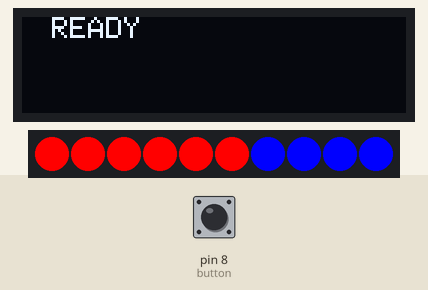
Recording of a sketch running on a simulated Arduino Uno, built with avr-gcc and run on an emulated ATmega328P. Parts: 128×32 one-colour display, 10 RGB LEDs in strip order, left to right. The inputs (shaded band) are chosen by the test bench; at power-on: pin 8 (button) LOW. The display library's start-up logo is not drawn; no radio packets arrive unless stated.

Above: at 2.6 s.
At 4.7 s:
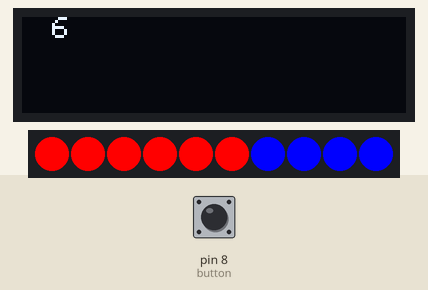
4.8 s: pin 8 (button) pulled HIGH for 0.6 s
At 5.4 s:
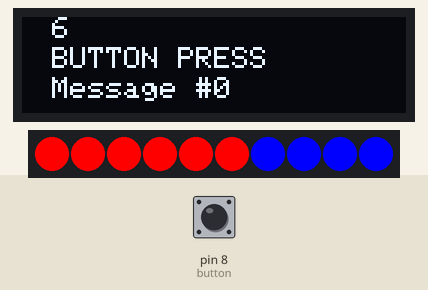
7.2 s: pin 8 (button) pulled HIGH for 1 s
At 7.8 s:
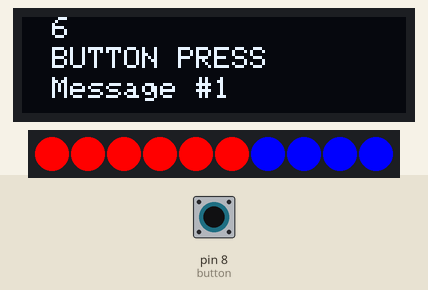
Timing chart, 0 to 10.2 s (numbered marks = the images above; inputs shaded):
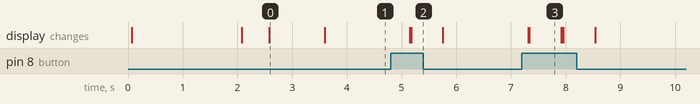

The sketch:

CutDown_Launcher.ino
```cpp
// Cut-Down Control Code for Launcher System
// Sends a signal upon button press, waits to receive signal and activates UI upon response
// UI includes LED strip, speaker, user interface

// Does NOT yet integrate hit-detection; any signal will be interpereted as a hit


  // IMPORTS  ---------------------------------------------------------------------------------------------------
#include <SPI.h>                  // Radio and Screen
#include <RH_RF95.h>              // Radio
#include <Wire.h>                 // Screen
#include <Adafruit_GFX.h>         // Screen
#include <Adafruit_SSD1306.h>     // Screen
#include <FastLED.h>              // LED Strip
#include <stdio.h>
#include <stdlib.h>

  // RADIO MACROS -----------------------------------------------------------------------------------------------
// TX Freq, must match RX's Freq!
#define RF95_FREQ 915.0

// Matches Adafruit wiring diagram
#define RFM95_RST     2
#define RFM95_CS      4
#define RFM95_INT     3

// Instance of the radio driver
RH_RF95 rf95(RFM95_CS, RFM95_INT);

// Keeps track of the number of packets we've sent
int16_t packetnum = 0;

  // SCREEN MACROS ----------------------------------------------------------------------------------------------
// Screen size
#define SCREEN_WIDTH 128 // OLED display width, in pixels
#define SCREEN_HEIGHT 32 // OLED display height, in pixels

// Misc screen macros
#define OLED_RESET     4      // Reset pin # (or -1 if sharing Arduino reset pin)
#define SCREEN_ADDRESS 0x3C   // See datasheet for Address; 0x3D for 128x64, 0x3C for 128x32

// Instance of screen driver
Adafruit_SSD1306 display(SCREEN_WIDTH, SCREEN_HEIGHT, &Wire, OLED_RESET);

// For display
boolean on;
int count;
int prevTime;
String inString;
String outputMsg;

  // UI MACROS --------------------------------------------------------------------------------------------------
#define LED_PIN     7         //led strip using GPIO 7 - pd7
#define SPEAKER     6         // Pin number of the speaker
const int button = 8;         // Pin number of the trigger button

#define NUM_LEDS    10        // Number of LEDs in string
#define BEATTIME 1000         // Length of the generated tone (msec)

// For LED strip
int sensorRealValue;          //resembles the timing from the potentiometer
int temp;                     //used in the loop() in order to restart the counting process

// LED
CRGB leds[NUM_LEDS];
int LEDColor;


  // Setup  -------------------------------------------------------------------------------------------------------
void setup()
{
  /*
  // Serial setup ------------------------------------------------------
  Serial.begin(115200);     // Start serial connection
  while (!Serial)           // Wait for serial response
  {
    delay(1);
  }
  delay(100);
  */

  // Radio setup -------------------------------------------------------
  // Set up reset pin
  pinMode(RFM95_RST, OUTPUT);
  digitalWrite(RFM95_RST, HIGH);

//  Serial.println("--Module Initialized--");

  // Manual reset
  digitalWrite(RFM95_RST, LOW);
  delay(10);
  digitalWrite(RFM95_RST, HIGH);
  delay(10);

  // Make sure module initialized successfully
  while (!rf95.init())
  {
//    Serial.println("LoRa radio init failed");
    while (1);
  }
//  Serial.println("LoRa radio init OK!");

  // Make sure frequency is set properly - Defaults after init are 434.0MHz, modulation GFSK_Rb250Fd250, +13dbM
  if (!rf95.setFrequency(RF95_FREQ))
  {
//    Serial.println("setFrequency failed");
    while (1);
  }
//  Serial.print("Set Freq to: "); Serial.println(RF95_FREQ);

  // Set TX power
  rf95.setTxPower(23, false);   // Set to 23 dBm (default is 13 dBm)


  // Screen setup -------------------------------------------------------
  // Make sure screen driver is properly intialized
  if(!display.begin(SSD1306_SWITCHCAPVCC, SCREEN_ADDRESS))
  {
//    Serial.println("Screen setup failed");
    while (1);
  }

  // Show initial display buffer contents on the screen -- the library initializes this with an Adafruit splash screen.
  display.display();                      // Show the splash screen
  delay(2000);                            // Pause for 2 seconds

  // Clear the screen buffer
  display.clearDisplay();

  // Set text properties
  display.setTextSize(1);                 // Normal 1:1 pixel scale
  display.setTextColor(SSD1306_WHITE);    // Draw white text

  // Define screen vars
  on = false;
  count = 0;
  inString = "";
  outputMsg = "";

  // Screen prepped
  display.setCursor(10,0);                // Set screen cursor to position 1
  display.println(F("READY"));            // Print "READY" to screen
  display.display();                      // Display the message
  delay(500);                             // Short delay


  // UI setup -------------------------------------------------------
  // Set up button
  pinMode(button,INPUT);         // define button as an input

  //LED setup
  FastLED.addLeds<WS2812, LED_PIN, GRB>(leds, NUM_LEDS);

  // Read the input on analog pin 0:
  int sensorValue = analogRead(A0);

  // Lock on timing will only be from 3-10 sec (based on FSR)
  sensorRealValue = (sensorValue / 140) + 3;      // Translates analog input to seconds
  temp = sensorRealValue;
  int LEDcount = NUM_LEDS - 1;
  int y = sensorRealValue - 1;                    // Reverse direction of led display

  // Sets up the led to update it based on the timing in standby phase
  // essentially assigning an led its respective second
  while (LEDcount >= 0)
  {
    //led will be blue if led/second is already "counted"
    leds[LEDcount] = CRGB(0, 0, 255);
    LEDcount = LEDcount - 1;
  }
  while (y >= 0)
  {
    //led will be red if it needs to counted down during the lock on phase
    leds[y] = CRGB(255, 0, 0);
    y = y - 1;
  }
  FastLED.show();

  // Delay efore beginning loop
  delay(1000);
}


  // Loop  ---------------------------------------------------------------------------------------------------------
void loop()
{
  // LED Defs  -------------------------------------------------------
  int LEDcount = NUM_LEDS - 1;        // Redefine num leds in order to start transition from red to blue
  int y = sensorRealValue - 1;
  int freq = 100;

  // Display
  display.clearDisplay();             // Clear display
  display.setCursor(10,0);            // Set screen cursor to position 1
  display.println(temp);              // Print message
  display.display();                  // Display message


  // Check trigger button  ---------------------------------------------
  if (digitalRead(button)==HIGH)      // If button is pressed, we want to TX a packet
  {
      display.setCursor(10,10);                       // Set screen cursor to position 2
      display.println(F("BUTTON PRESS"));             // Add packet to screen buffer
      display.display();
      // Build the message we want to TX
      char radiopacket[20] = "Message #      ";               // Don't actually care what the message says at this point
      itoa(packetnum++, radiopacket+9, 10);                   // Construct packet <- need to look at itoa method
//      Serial.print("Sending "); Serial.println(radiopacket);  // Print to serial; we're sending a packet
      radiopacket[19] = 0;                                    // Handles packet number


      // TX the message
      delay(10);                                // Small delay; remove this?
      rf95.send((uint8_t *)radiopacket, 20);    // TX packet
      display.setCursor(10, 20);                // Set screen cursor to position 3
      display.println(radiopacket);             // Add packet to screen buffer
      display.display();                        // Display the screen

      // Wait for packet to finish TX
      delay(10);                                // Small delay; remove this?
      rf95.waitPacketSent();                    // Required delay; packet takes non-zero time to send

          // Check for response signal from target; this will mean we've successfully targeted and lock is occuring
      if (rf95.available())     // We've got some message in the buffer
      {
        // Should be a message for us now
        uint8_t buf[RH_RF95_MAX_MESSAGE_LEN];
        uint8_t len = sizeof(buf);

        if (rf95.recv(buf, &len))     // We've got the message
        {
          RH_RF95::printBuffer("Received: ", buf, len);     // Buffered data; this is not human readable

          // Print to serial
    //      Serial.print("Got: ");
    //      Serial.println((char*)buf);               // Convert to char so we can read it
    //      Serial.print("RSSI: ");
    //      Serial.println(rf95.lastRssi(), DEC);     // Get RSSI of receive signal; for launcher this isn't important, but we're grabbing it anyway

          // Print to screen
            // These two lines would print the reponse from target, but we don't care what that actually says
            // at this point we just need to know that we've received something - screen space is at a premium,
            // need to print only vital info
    //      display.setCursor(10, 0);
    //      display.println((char*)buf);
          display.setCursor(10, 20);                // Set screen cursor to position 3
          display.print(F("RSSI: "));               // Print RSSI; this is our denotation that message was received
          display.println(rf95.lastRssi(), DEC);
          display.display();                        // Display the screen

          // Now we can actually act on the fact that we've received a response
          leds[temp] = CRGB(0, 0, 255);     // Changing the led to red from blue when its respective second is counted down
          temp = temp - 1;
          FastLED.show();
          tone(SPEAKER,freq,BEATTIME) ;     // Build up - may integrate a freq changes based on seconds later

        }
        else    // Some issue with receive process
        {
          // Print error to serial
    //      Serial.println("Receive failed");

          // Pritn error to screen
          display.setCursor(10, 20);                // Set screen cursor to position 3
          display.print(F("RECEIVE FAIL"));         // Print RSSI; this is our denotation that message was received
          display.display();                        // Display the screen
        }
      }
  }
  else                                // If button is not pressed, we want to return to standby
  {

    // Reset timing and led strip when button is release
    temp = sensorRealValue;

    // Changing components (led strip and display) back to standby phase values
    while (LEDcount >= 0)
    {
      leds[LEDcount] = CRGB(0, 0, 255);
      LEDcount = LEDcount - 1;
    }
    while (y >= 0)
    {
      leds[y] = CRGB(255, 0, 0);
      y = y - 1;
    }

    FastLED.show();
  }


  // Check whether we've successfully made a lock  ------------------------------
  if(temp < 0)    // When the count down has reached 0 indicating a lock on and a hit
  {
    //maybe a delay on the bounce back from the target system
    int LEDcount = NUM_LEDS - 1;
    while (LEDcount >= 0)
    {
      //led strip will light up green for a successful hit
      //provided we have met all the nessacery conditions of locking on
      leds[LEDcount] = CRGB(0, 255, 0);
      LEDcount = LEDcount - 1;
    }
    FastLED.show();
    //playing the Twinkle Twinkle Little Star Melody when target is hit
    tone(SPEAKER,262,BEATTIME) ; // Do
    delay(BEATTIME) ;
    tone(SPEAKER,262,BEATTIME) ; // Do
    delay(BEATTIME) ;
    tone(SPEAKER,392,BEATTIME) ; // So
    delay(BEATTIME) ;
    tone(SPEAKER,392,BEATTIME) ; // So
    delay(BEATTIME) ;
    tone(SPEAKER,440,BEATTIME) ; // La
    delay(BEATTIME) ;
    tone(SPEAKER,440,BEATTIME) ; // La
    delay(BEATTIME) ;
    tone(SPEAKER,392,BEATTIME) ; // So
    delay(BEATTIME) ;
    LEDcount = NUM_LEDS - 1;
    while (LEDcount >= 0)
    {
      //led strip will turn of in order to save on power consumption
      leds[LEDcount] = CRGB(0, 0, 0);
      LEDcount = LEDcount - 1;
    }
    FastLED.show();
    while (1);
  }


  // NEEDS TO BE GREAT ENOUGH TO WAIT FOR RADIO TO SWITCH FROM TX TO RX
  delay(500);
 }
```

Measured:
- after the input at 4.8 s, the display: first changes after 0.35 s (image 2 shows a later state)
- after the input at 7.2 s, the display: first changes after 0.11 s (image 3 shows a later state)
- what the display in image 0 shows lasts 1.0 s, from 2.6 s to 3.6 s
- what the display in image 3 shows lasts 0.6 s, from 7.3 s to 7.9 s
